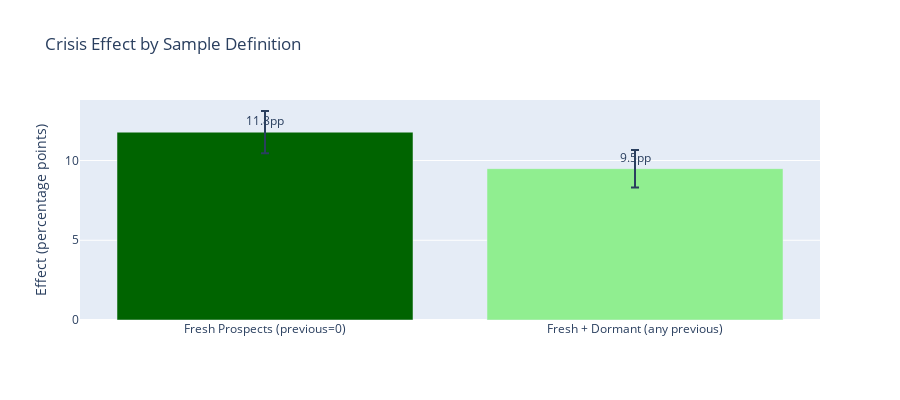

The code cell stored with this chart in its notebook:
### Markdown cell above
### 5.1 Robustness Check 1: Include Dormant Customers
Test: What if I include customers with previous>0 (contacted in old campaigns)?

### Code cell
print("="*60)
print("Robustness Check: Sample Definition")
print("="*60)

print("""
My main analysis uses fresh prospects only (previous=0).
These are people who were NEVER contacted before.

What if I also include 'dormant' customers (previous>0)?
These are people contacted in old campaigns but not recently.
""")

# Load contact-level data
df_contacts = pd.read_csv('../data/processed/data_with_waves.csv')
df_contacts['contact_date'] = pd.to_datetime(df_contacts['contact_date'])

# Create pseudo-ID
import sys
sys.path.append('../src')
from utils import create_pseudo_customer_id
df_contacts = create_pseudo_customer_id(df_contacts)

# Apply same restrictions as main analysis
# 1. Keep only pdays=999 (never contacted in this campaign)
# 2. Keep only single-wave customers (no contamination)
# 3. Take first contact per customer

# Step 1: Keep pdays=999
df_rob1 = df_contacts[df_contacts['pdays'] == 999].copy()

# Step 2: Keep single-wave customers only
customer_waves = df_rob1[df_rob1['wave'].isin(['wave_1', 'wave_2'])].groupby('pseudo_id')['wave'].nunique()
single_wave_customers = customer_waves[customer_waves == 1].index

df_rob1 = df_rob1[
    df_rob1['pseudo_id'].isin(single_wave_customers) & 
    df_rob1['wave'].isin(['wave_1', 'wave_2'])
].copy()

# Step 3: Take first contact per customer
df_rob1 = df_rob1.sort_values('contact_date').groupby('pseudo_id').first().reset_index()

# Create treatment variable
df_rob1['wave_2'] = (df_rob1['wave'] == 'wave_2').astype(int)

print(f"\nSample Comparison:")
print(f"\nSample 1 - Fresh Prospects (previous=0):")
print(f"  N = {len(df):,}")
print(f"  Subscription rate: {df['y_binary'].mean()*100:.1f}%")

print(f"\nSample 2 - Fresh + Dormant (pdays=999, any previous):")
print(f"  N = {len(df_rob1):,}")
print(f"  Subscription rate: {df_rob1['y_binary'].mean()*100:.1f}%")

# Check breakdown by previous
print(f"\nBreakdown of Sample 2:")
previous_breakdown = df_rob1.groupby('previous').agg({
    'y_binary': ['count', 'mean']
})
previous_breakdown.columns = ['Count', 'Sub_Rate']
print(previous_breakdown.head())

# Run Model 3 on expanded sample
model_rob1 = smf.ols('''y_binary ~ wave_2 + campaign + age + 
                        C(job) + C(marital) + C(education)''', 
                     data=df_rob1).fit()

coef_rob1 = model_rob1.params['wave_2']
se_rob1 = model_rob1.bse['wave_2']

print(f"\nDiD Estimates:")
print(f"  Fresh prospects only:   {FINAL_ESTIMATE:.4f} ({FINAL_ESTIMATE*100:.2f}pp)")
print(f"  Fresh + Dormant:        {coef_rob1:.4f} ({coef_rob1*100:.2f}pp)")
print(f"  Difference:             {abs(coef_rob1 - FINAL_ESTIMATE):.4f} ({abs(coef_rob1-FINAL_ESTIMATE)*100:.2f}pp)")

# Interpret
difference_pct = ((FINAL_ESTIMATE - coef_rob1) / FINAL_ESTIMATE) * 100

if abs(coef_rob1 - FINAL_ESTIMATE) < 0.02:
    print(f"\n✅ ROBUST: Effect is similar across samples")
else:
    print(f"\n⚠️  SENSITIVE: Effect drops by {difference_pct:.0f}%")
    print(f"     Fresh prospects respond much more strongly!")

# Visualize
fig = go.Figure()

fig.add_trace(go.Bar(
    x=['Fresh Prospects\n(previous=0)', 'Fresh + Dormant\n(any previous)'],
    y=[FINAL_ESTIMATE*100, coef_rob1*100],
    marker_color=['darkgreen', 'lightgreen'],
    text=[f'{FINAL_ESTIMATE*100:.1f}pp', f'{coef_rob1*100:.1f}pp'],
    textposition='outside',
    error_y=dict(
        type='data',
        array=[FINAL_SE*100*1.96, se_rob1*100*1.96],
        visible=True
    )
))

fig.update_layout(
    title='Crisis Effect by Sample Definition',
    yaxis_title='Effect (percentage points)',
    height=400
)

fig.show()
fig.write_image(f"{figures_path}12_did_sample_sensitivity.png")

print(f"""
What I Learned:
---------------
The effect is MUCH stronger for fresh prospects ({FINAL_ESTIMATE*100:.1f}pp)
than when including dormant customers ({coef_rob1*100:.1f}pp).

This makes sense:
→ Fresh prospects have no prior experience with the bank
→ They're influenced purely by current conditions
→ Dormant customers already said "no" in previous campaigns
→ Harder to reactivate them

Key Insight:
My main result ({FINAL_ESTIMATE*100:.1f}pp) applies specifically to
FRESH PROSPECTS - people the bank is contacting for the first time.

For business decisions:
→ Crisis marketing works best for NEW customer acquisition
→ Less effective for reactivating dormant leads
→ Targeting strategy matters enormously!
""")

### Figure 1 — Plotly figure (JSON) as saved in the notebook; plotly's stock layout.template omitted (floating-point values rounded to 4 significant figures)
{"data": [{"error_y": {"array": [1.328, 1.175], "type": "data", "visible": true}, "marker": {"color": ["darkgreen", "lightgreen"]}, "text": ["11.8pp", "9.5pp"], "textposition": "outside", "type": "bar", "x": ["Fresh Prospects\n(previous=0)", "Fresh + Dormant\n(any previous)"], "y": [11.78, 9.491]}], "layout": {"height": 400, "title": {"text": "Crisis Effect by Sample Definition"}, "yaxis": {"title": {"text": "Effect (percentage points)"}}}}
